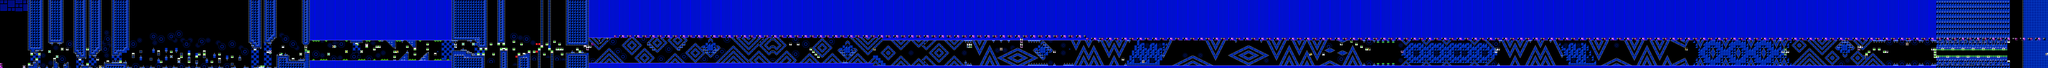

Tiled map render using the project's own tile images. Description and the map definition, with tile-layer contents summarised, below:
An orthogonal 807x27 tile map with 16x16 px tiles, 2 tile layers (SP, ...), 2 tilesets, 2 image layers.

<map version="1.10" tiledversion="1.11.2" orientation="orthogonal" renderorder="right-down" width="807" height="27" tilewidth="16" tileheight="16" infinite="0" nextlayerid="5" nextobjectid="1">
 <editorsettings>
  <chunksize width="16" height="27" />
  <export target="../LEVELS/LEVEL DATA/lvlset_C/fairydust.csv" format="csv" />
 </editorsettings>
 <tileset firstgid="1" name="famidash" tilewidth="16" tileheight="16" tilecount="256" columns="16">
  <image source="../../../GRAPHICS/famidash.bmp" width="256" height="256" />
 </tileset>
 <tileset firstgid="257" name="sprites" tilewidth="16" tileheight="16" tilecount="256" columns="16">
  <image source="../../../GRAPHICS/sprites.png" width="256" height="256" />
 </tileset>
 <imagelayer id="3" name="Image Layer 1" parallaxx="0.9" parallaxy="0.9" repeatx="1" repeaty="1">
  <image source="../../../GRAPHICS/Old/parallax Blue.bmp" width="144" height="72" />
 </imagelayer>
 <imagelayer id="4" name="Image Layer 2" offsetx="0" offsety="432" repeatx="1">
  <image source="../../../GRAPHICS/ground.bmp" width="64" height="128" />
 </imagelayer>
 <layer id="1" width="807" height="27">
  <data>[21789 cells, 21789 non-empty, 119 distinct tile ids]</data>
 </layer>
 <layer id="2" name="SP" width="807" height="27">
  <data>[21789 cells, 557 non-empty, 45 distinct tile ids]</data>
 </layer>
</map>
